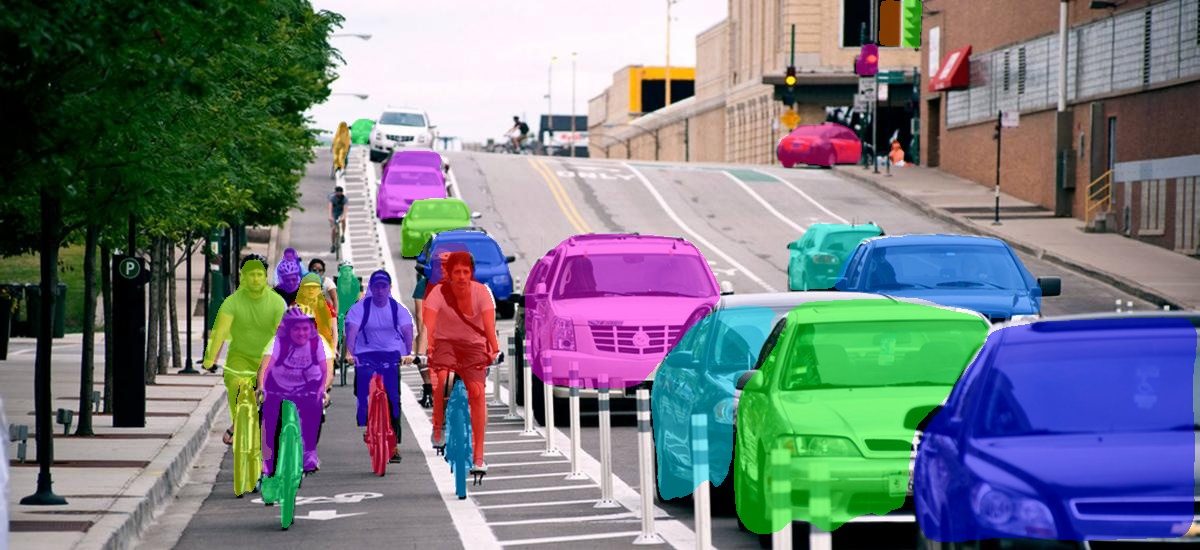
#> input picture deprecated_segmentation/test_1.jpg, 1200 x 550 px
$ python -i noise.py   (imports and definitions only)
#> lines starting #> are read from the running program, lines starting #| are printed output that depends on the picture
#> further down, picture is the input picture: shape (550, 1200, 3); mean B, G, R 127.6, 120.3, 115.5
from typing import List
import numpy as np
import cv2


class NoiseMaker():

    def holes(self, arr, max_size = 25, std = 0.22, thresh_factor = 1, connection_factor = 20):
#> called with max_size = 25, std = 0.22, thresh_factor = 1, connection_factor = 20
        shape = arr.shape
#> shape = (550, 1200, 3)

        holes = np.zeros(shape)

        for dilation in np.arange(3,max_size,3):
            thresh = -thresh_factor / dilation + 1
            noise = np.random.normal(0,std,shape)
            noise[noise < 0] *= -1
            noise = np.clip(noise,0,1)
            noise[noise<thresh] = 0
            noise = cv2.dilate(noise,np.ones((dilation,dilation)))

            holes += noise
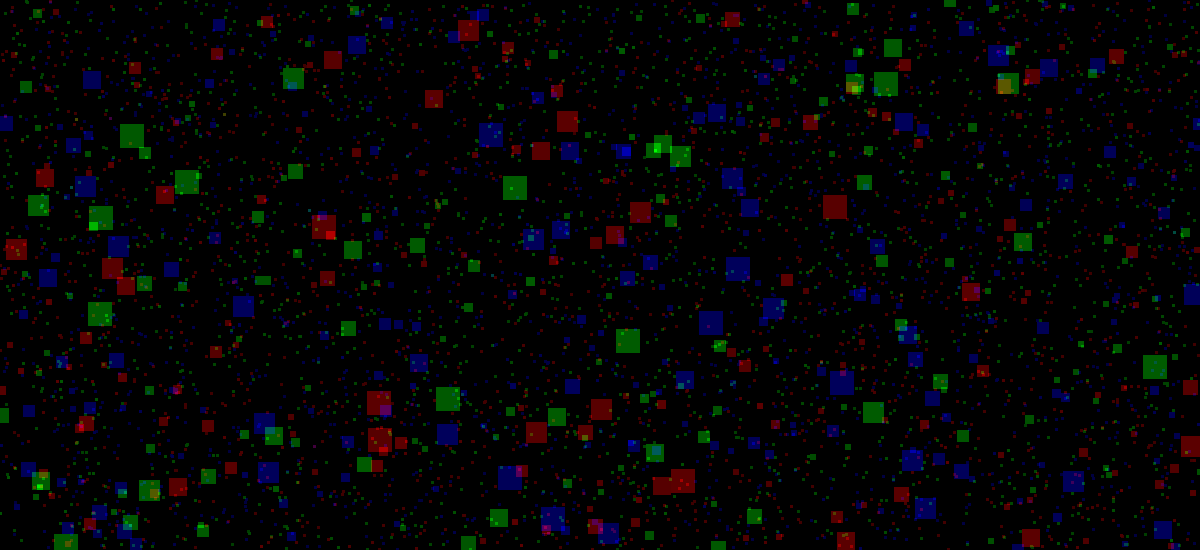
#> holes: shape (550, 1200, 3) float64; mean of channels 0, 1, 2 0.059, 0.0473, 0.0465; drawn with min black and max white
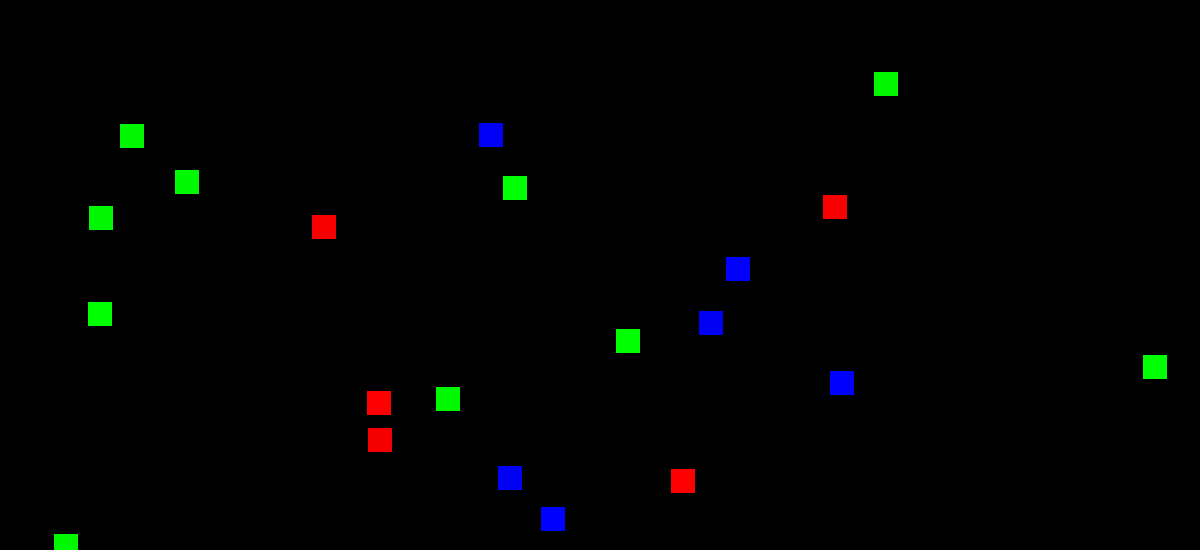
#> noise: shape (550, 1200, 3) float64; mean of channels 0, 1, 2 0.00515, 0.0083, 0.00427; drawn as B, G, R

        holes[holes!=0] = 1
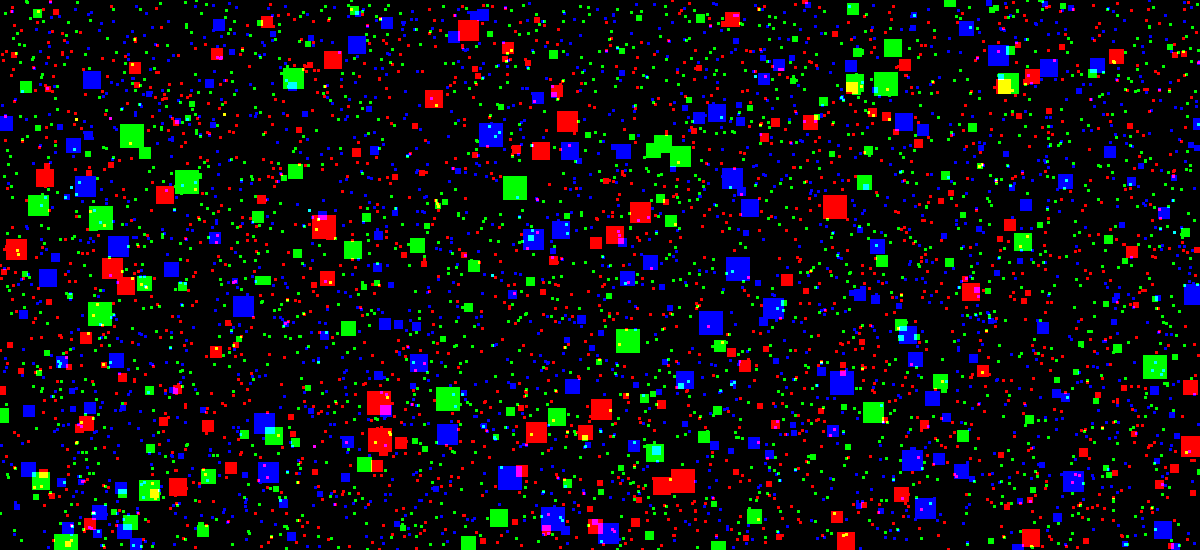
#> holes: shape (550, 1200, 3) float64; mean of channels 0, 1, 2 0.0656, 0.0531, 0.0527; drawn as B, G, R

        holes = cv2.erode(cv2.dilate(holes,np.ones((connection_factor,connection_factor))),np.ones((connection_factor,connection_factor)))
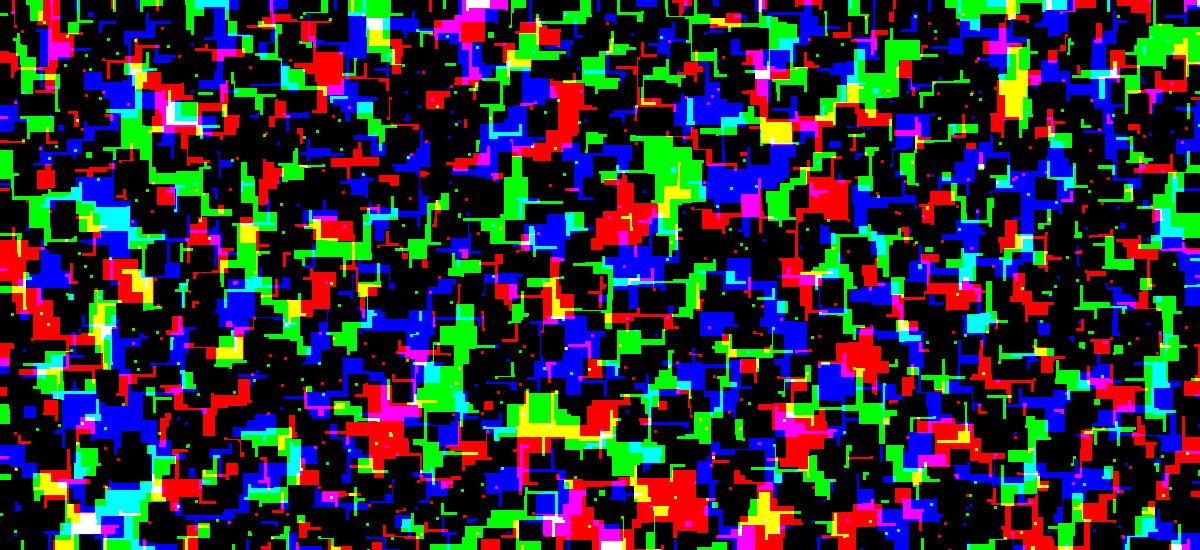
#> holes: shape (550, 1200, 3) float64; mean of channels 0, 1, 2 0.21, 0.178, 0.171; drawn as B, G, R

        holes = holes != 0
        holes = holes == 0
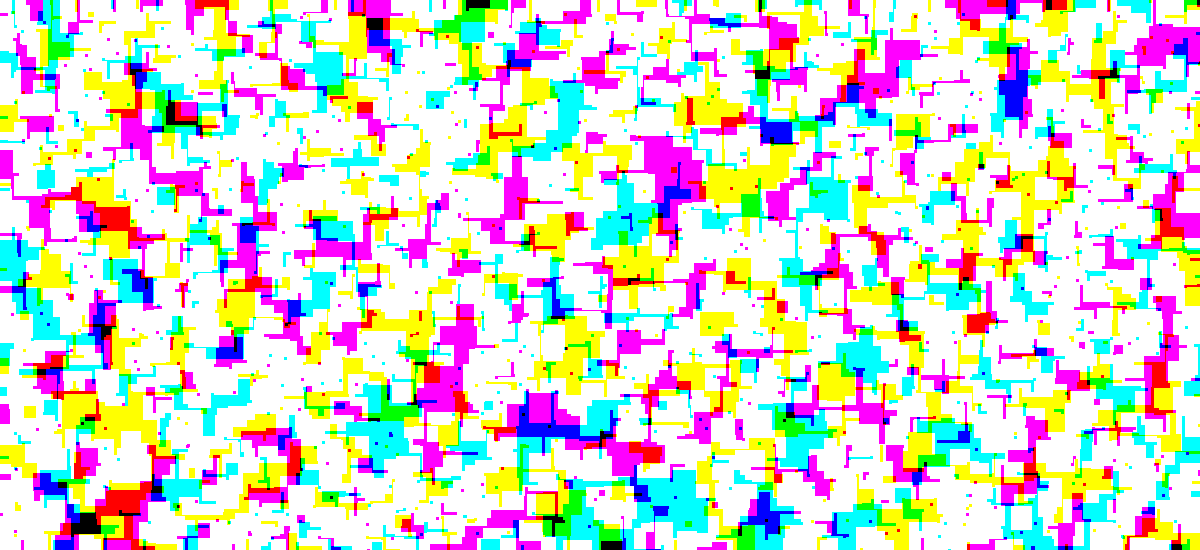
#> holes: shape (550, 1200, 3) bool; mean of channels 0, 1, 2 0.79, 0.822, 0.829; drawn as B, G, R

        return arr * holes.astype(float)
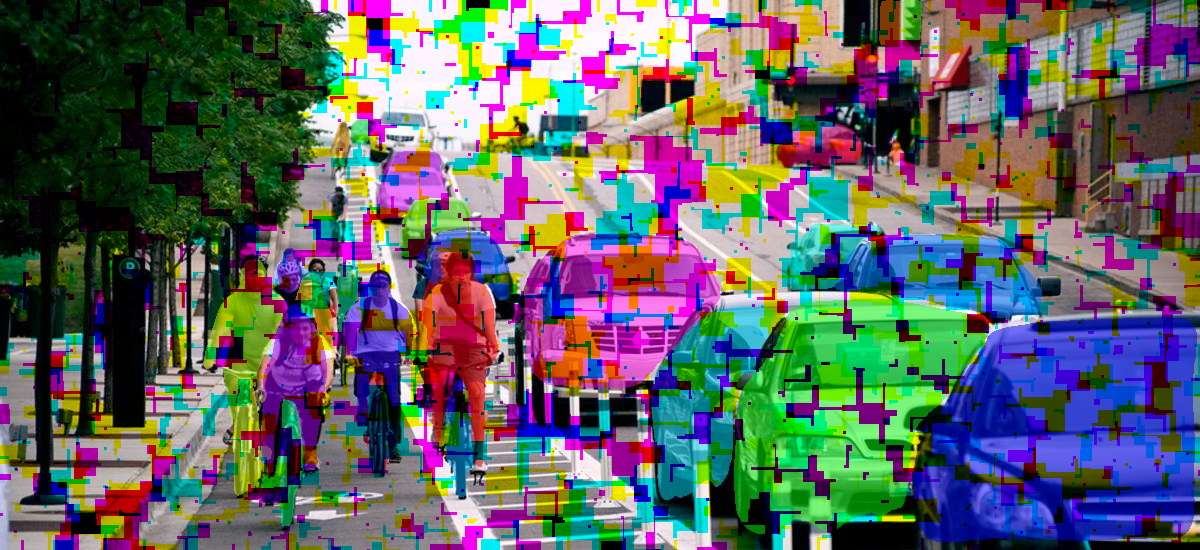
#> returned value: shape (550, 1200, 3) float64; mean of channels 0, 1, 2 100.1, 98.5, 96; drawn as B, G, R

>>> import cv2
>>> picture = cv2.imread('../../deprecated_segmentation/test_1.jpg')
>>> result = NoiseMaker().holes(picture)
